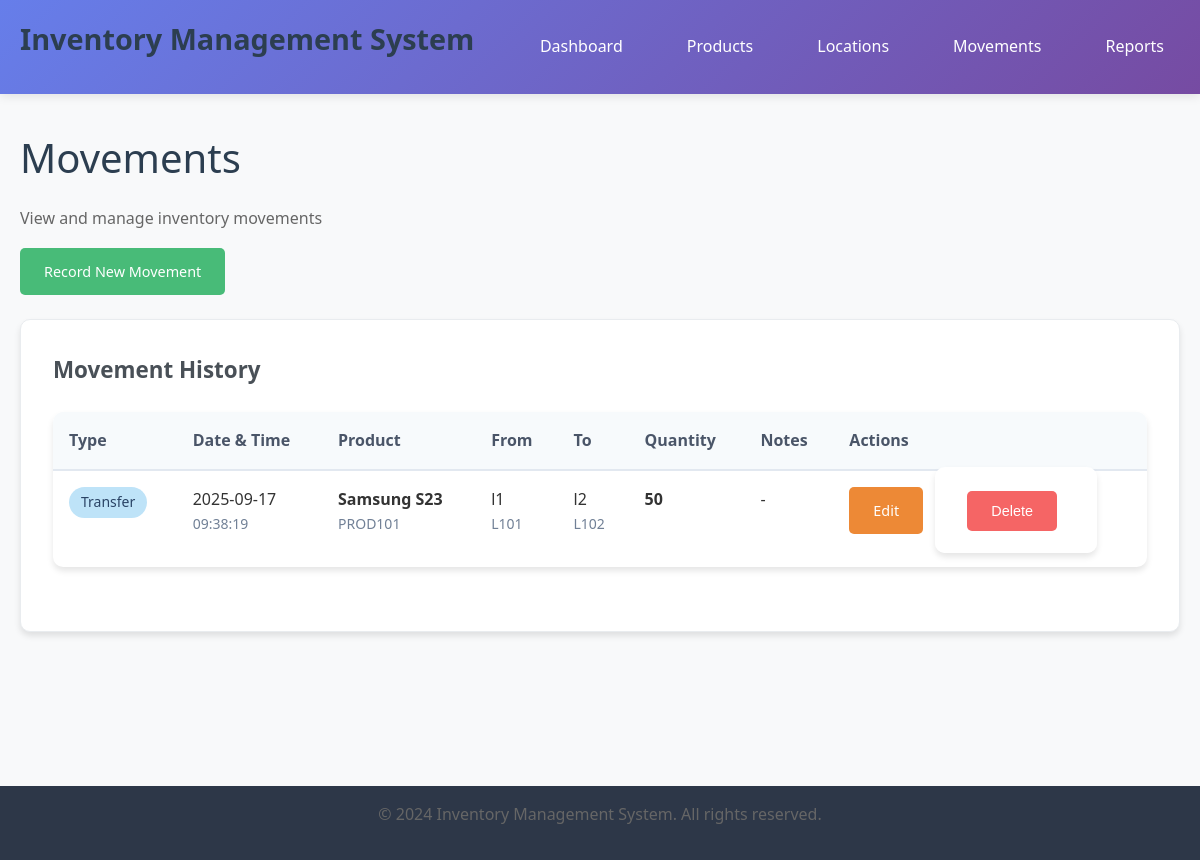
/movements, run on the app's committed database.
### models.py (models this page shows, shortened)
class ProductMovement(db.Model):
    movement_id = db.Column(db.Integer, primary_key=True, autoincrement=True)
    timestamp = db.Column(db.DateTime, default=datetime.utcnow, nullable=False)
    from_location = db.Column(db.String(50), db.ForeignKey("location.location_id"), nullable=True)
    to_location = db.Column(db.String(50), db.ForeignKey("location.location_id"), nullable=True)
    product_id = db.Column(db.String(50), db.ForeignKey("product.product_id"), nullable=False)
    qty = db.Column(db.Integer, nullable=False)
    notes = db.Column(db.Text)
    @property
    def movement_type(self):
        if self.from_location and self.to_location:
            return "Transfer"
        elif self.to_location:
            return "Stock In"
        elif self.from_location:
            return "Stock Out"
        return "Unknown"

class Product(db.Model):
    product_id = db.Column(db.String(50), primary_key=True)
    name = db.Column(db.String(100), nullable=False)
    description = db.Column(db.Text)
    quantity = db.Column(db.Integer, default=0, nullable=False)
    created_at = db.Column(db.DateTime, default=datetime.utcnow)
    movements = db.relationship('ProductMovement', backref='product', lazy=True)

class Location(db.Model):
    location_id = db.Column(db.String(50), primary_key=True)
    name = db.Column(db.String(100), nullable=False)
    address = db.Column(db.Text)
    created_at = db.Column(db.DateTime, default=datetime.utcnow)
    movements_from = db.relationship('ProductMovement', foreign_keys='ProductMovement.from_location', backref='from_loc', lazy=True)
    movements_to = db.relationship('ProductMovement', foreign_keys='ProductMovement.to_location', backref='to_loc', lazy=True)

### app.py (the view)
@app.route("/movements")
def movements():
    movements = ProductMovement.query.order_by(ProductMovement.timestamp.desc()).all()
    return render_template("movements/list.html", movements=movements)

### template/movements/list.html (shortened to what this page needs)
{% extends "base.html" %}
{% block content %}
<h1>Movements</h1>
<p>View and manage inventory movements</p>
<p>
    <a href="{{ url_for('add_movement') }}" class="btn btn-success">Record New Movement</a>
</p>
<div class="card">
    <h3>Movement History</h3>
    {% if movements %}
        <table>
            <thead>
                <tr>
                    <th>Type</th>
                    <th>Date & Time</th>
                    <th>Product</th>
                    <th>From</th>
                    <th>To</th>
                    <th>Quantity</th>
                    <th>Notes</th>
                    <th>Actions</th>
                </tr>
            </thead>
            <tbody>
                {% for movement in movements %}
                <tr>
                    <td>
                        {% if movement.movement_type == 'Stock In' %}
                            <span class="badge badge-success">{{ movement.movement_type }}</span>
                        {% elif movement.movement_type == 'Stock Out' %}
                            <span class="badge badge-danger">{{ movement.movement_type }}</span>
                        {% else %}
                            <span class="badge badge-info">{{ movement.movement_type }}</span>
                        {% endif %}
                    </td>
                    <td>
                        {{ movement.timestamp.strftime('%Y-%m-%d') }}<br>
                        <small>{{ movement.timestamp.strftime('%H:%M:%S') }}</small>
                    </td>
                    <td>
                        <strong>{{ movement.product.name }}</strong><br>
                        <small>{{ movement.product_id }}</small>
                    </td>
                    <td>
                        {% if movement.from_location %}
                            {{ movement.from_loc.name }}<br>
                            <small>{{ movement.from_location }}</small>
                        {% else %}
                            -
                        {% endif %}
                    </td>
                    <td>
                        {% if movement.to_location %}
                            {{ movement.to_loc.name }}<br>
                            <small>{{ movement.to_location }}</small>
                        {% else %}
                            -
                        {% endif %}
                    </td>
                    <td><strong>{{ movement.qty }}</strong></td>
                    <td>
                        {% if movement.notes %}
                            {{ movement.notes[:30] }}{% if movement.notes|length > 30 %}...{% endif %}
                        {% else %}
                            -
                        {% endif %}
                    </td>
                    <td>
                        <a href="{{ url_for('edit_movement', movement_id=movement.movement_id) }}" class="btn btn-warning">Edit</a>
                        <form method="POST" action="{{ url_for('delete_movement', movement_id=movement.movement_id) }}"
                              class="d-inline" onsubmit="return confirmDelete('Are you sure you want to delete this movement?')">
                            <button type="submit" class="btn btn-danger">Delete</button>
                        </form>
                    </td>
                </tr>
                {% endfor %}
            </tbody>
        </table>
    {% else %}
        <div class="empty-state">
            <h3>No Movements Found</h3>
            <p>Start by recording your first inventory movement.</p>
            <a href="{{ url_for('add_movement') }}" class="btn btn-success">Record First Movement</a>
        </div>
    {% endif %}
</div>
{% endblock %}

### static/css/style.css (style rules this page uses)
* { margin: 0; padding: 0; box-sizing: border-box; }
body { font-family: 'Segoe UI', Tahoma, Geneva, Verdana, sans-serif; line-height: 1.6; color: #333; background-color: #f8f9fa; }
h1 { color: #2c3e50; margin-bottom: 1rem; font-size: 2.5rem; font-weight: 300; }
h2, h3 { color: #34495e; margin-bottom: 1rem; }
p { margin-bottom: 1rem; color: #666; }
.card { background: white; border-radius: 10px; padding: 2rem; margin-bottom: 2rem; box-shadow: 0 4px 6px rgba(0,0,0,0.1); border: 1px solid #e9ecef; }
.card h3 { color: #495057; margin-bottom: 1.5rem; font-size: 1.4rem; }
.btn { display: inline-block; padding: 0.75rem 1.5rem; background: #667eea; color: white; text-decoration: none; border-radius: 5px; border: none; cursor: pointer; font-size: 0.9rem; transition: all 0.3s ease; margin-right: 0.5rem; margin-bottom: 0.5rem; }
.btn-success { background: #48bb78; }
.btn-warning { background: #ed8936; }
.btn-danger { background: #f56565; }
form { background: white; padding: 2rem; border-radius: 10px; box-shadow: 0 4px 6px rgba(0,0,0,0.1); margin-bottom: 2rem; }
small { color: #718096; font-size: 0.875rem; display: block; margin-bottom: 1rem; }
table { width: 100%; border-collapse: collapse; background: white; border-radius: 10px; overflow: hidden; box-shadow: 0 4px 6px rgba(0,0,0,0.1); margin-bottom: 2rem; }
th { background: #f7fafc; padding: 1rem; text-align: left; font-weight: 600; color: #4a5568; border-bottom: 2px solid #e2e8f0; }
td { padding: 1rem; border-bottom: 1px solid #e2e8f0; vertical-align: top; }
tr:last-child td { border-bottom: none; }
.badge { display: inline-block; padding: 0.25rem 0.75rem; border-radius: 20px; font-size: 0.875rem; font-weight: 500; text-align: center; }
.badge-info { background: #bee3f8; color: #2a4365; }
.d-inline { display: inline; }

### data on the page
ProductMovement: movement_type "Transfer", timestamp "2025-09-17", timestamp "09:38:19", product.name "Samsung S23", product_id "PROD101", from_loc.name "l1", from_location "L101", to_loc.name "l2", to_location "L102", qty "50"
